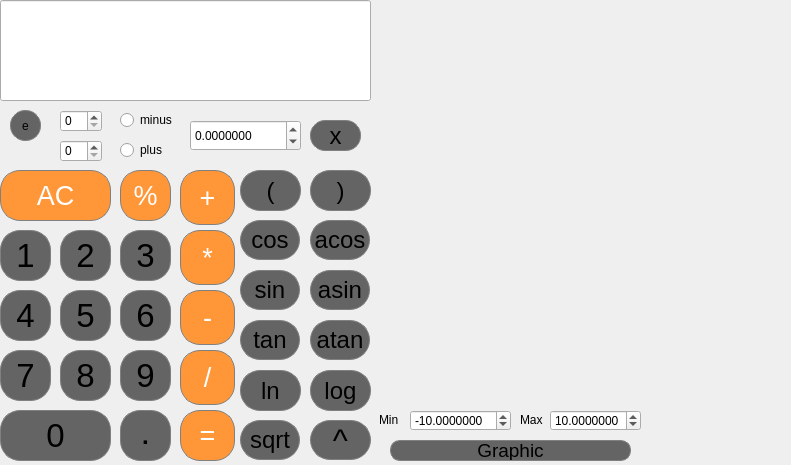
<?xml version="1.0" encoding="UTF-8"?>
<ui version="4.0">
 <class>MainWindow</class>
 <widget class="QMainWindow" name="MainWindow">
  <property name="geometry">
   <rect>
    <x>0</x>
    <y>0</y>
    <width>791</width>
    <height>465</height>
   </rect>
  </property>
  <property name="windowTitle">
   <string>MainWindow</string>
  </property>
  <widget class="QWidget" name="centralwidget">
   <widget class="QPushButton" name="ButtonAc">
    <property name="geometry">
     <rect>
      <x>0</x>
      <y>170</y>
      <width>111</width>
      <height>51</height>
     </rect>
    </property>
    <property name="font">
     <font>
      <pointsize>20</pointsize>
     </font>
    </property>
    <property name="styleSheet">
     <string notr="true">QPushButton {
  background-color: rgb(255, 151, 57);
  color: white; 
  border: 1px solid gray;
border-radius: 20px;
}

QPushButton:pressed {
    background-color: qlineargradient(x1: 0, y1: 0, x2: 0, y2: 1,
                                      stop: 0 #FF7832, stop: 1 #FF9739);
border-radius: 20px;
}</string>
    </property>
    <property name="text">
     <string>AC</string>
    </property>
   </widget>
   <widget class="QPushButton" name="ButtonMod">
    <property name="geometry">
     <rect>
      <x>120</x>
      <y>170</y>
      <width>51</width>
      <height>51</height>
     </rect>
    </property>
    <property name="font">
     <font>
      <pointsize>20</pointsize>
     </font>
    </property>
    <property name="styleSheet">
     <string notr="true">QPushButton {
  background-color: rgb(255, 151, 57);
  color: white; 
  border: 1px solid gray;
border-radius: 20px;
}

QPushButton:pressed {
    background-color: qlineargradient(x1: 0, y1: 0, x2: 0, y2: 1,
                                      stop: 0 #FF7832, stop: 1 #FF9739);
border-radius: 20px;
}</string>
    </property>
    <property name="text">
     <string>%</string>
    </property>
   </widget>
   <widget class="QPushButton" name="ButtonPlus">
    <property name="geometry">
     <rect>
      <x>180</x>
      <y>170</y>
      <width>55</width>
      <height>55</height>
     </rect>
    </property>
    <property name="font">
     <font>
      <pointsize>20</pointsize>
     </font>
    </property>
    <property name="styleSheet">
     <string notr="true">QPushButton {
  background-color: rgb(255, 151, 57);
  color: white; 
  border: 1px solid gray;
border-radius: 20px;
}

QPushButton:pressed {
    background-color: qlineargradient(x1: 0, y1: 0, x2: 0, y2: 1,
                                      stop: 0 #FF7832, stop: 1 #FF9739);
border-radius: 20px;
}</string>
    </property>
    <property name="text">
     <string>+</string>
    </property>
   </widget>
   <widget class="QPushButton" name="ButtonMult">
    <property name="geometry">
     <rect>
      <x>180</x>
      <y>230</y>
      <width>55</width>
      <height>55</height>
     </rect>
    </property>
    <property name="font">
     <font>
      <pointsize>20</pointsize>
     </font>
    </property>
    <property name="styleSheet">
     <string notr="true">QPushButton {
  background-color: rgb(255, 151, 57);
  color: white; 
  border: 1px solid gray;
border-radius: 20px;
}

QPushButton:pressed {
    background-color: qlineargradient(x1: 0, y1: 0, x2: 0, y2: 1,
                                      stop: 0 #FF7832, stop: 1 #FF9739);
border-radius: 20px;
}</string>
    </property>
    <property name="text">
     <string>*</string>
    </property>
   </widget>
   <widget class="QPushButton" name="ButtonMinus">
    <property name="geometry">
     <rect>
      <x>180</x>
      <y>290</y>
      <width>55</width>
      <height>55</height>
     </rect>
    </property>
    <property name="font">
     <font>
      <pointsize>20</pointsize>
     </font>
    </property>
    <property name="styleSheet">
     <string notr="true">QPushButton {
  background-color: rgb(255, 151, 57);
  color: white; 
  border: 1px solid gray;
border-radius: 20px;
}

QPushButton:pressed {
    background-color: qlineargradient(x1: 0, y1: 0, x2: 0, y2: 1,
                                      stop: 0 #FF7832, stop: 1 #FF9739);
border-radius: 20px;
}</string>
    </property>
    <property name="text">
     <string>-</string>
    </property>
   </widget>
   <widget class="QPushButton" name="ButtonDiv">
    <property name="geometry">
     <rect>
      <x>180</x>
      <y>350</y>
      <width>55</width>
      <height>55</height>
     </rect>
    </property>
    <property name="font">
     <font>
      <pointsize>20</pointsize>
     </font>
    </property>
    <property name="styleSheet">
     <string notr="true">QPushButton {
  background-color: rgb(255, 151, 57);
  color: white; 
  border: 1px solid gray;
border-radius: 20px;
}

QPushButton:pressed {
    background-color: qlineargradient(x1: 0, y1: 0, x2: 0, y2: 1,
                                      stop: 0 #FF7832, stop: 1 #FF9739);
border-radius: 20px;
}</string>
    </property>
    <property name="text">
     <string>/</string>
    </property>
   </widget>
   <widget class="QPushButton" name="PushButtonEq">
    <property name="geometry">
     <rect>
      <x>180</x>
      <y>410</y>
      <width>55</width>
      <height>51</height>
     </rect>
    </property>
    <property name="font">
     <font>
      <pointsize>20</pointsize>
     </font>
    </property>
    <property name="styleSheet">
     <string notr="true">QPushButton {
  background-color: rgb(255, 151, 57);
  color: white; 
  border: 1px solid gray;
border-radius: 20px;
}

QPushButton:pressed {
    background-color: qlineargradient(x1: 0, y1: 0, x2: 0, y2: 1,
                                      stop: 0 #FF7832, stop: 1 #FF9739);
border-radius: 20px;
}</string>
    </property>
    <property name="text">
     <string>=</string>
    </property>
   </widget>
   <widget class="QPushButton" name="ButtonCos">
    <property name="geometry">
     <rect>
      <x>240</x>
      <y>220</y>
      <width>60</width>
      <height>40</height>
     </rect>
    </property>
    <property name="font">
     <font>
      <pointsize>18</pointsize>
     </font>
    </property>
    <property name="styleSheet">
     <string notr="true">QPushButton {
  background-color: rgb(100, 100, 100);
  border: 1px solid gray;
border-radius: 20px;
}
QPushButton:pressed {
    background-color: qlineargradient(x1: 0, y1: 0, x2: 0, y2: 1,
                                      stop: 0 #BEBEBE, stop: 1 #D7D7D7);
border-radius: 20px;
}</string>
    </property>
    <property name="text">
     <string>cos</string>
    </property>
   </widget>
   <widget class="QPushButton" name="ButtonSqrt">
    <property name="geometry">
     <rect>
      <x>240</x>
      <y>420</y>
      <width>60</width>
      <height>40</height>
     </rect>
    </property>
    <property name="font">
     <font>
      <pointsize>18</pointsize>
     </font>
    </property>
    <property name="styleSheet">
     <string notr="true">QPushButton {
  background-color: rgb(100, 100, 100);
  border: 1px solid gray;
border-radius: 20px;
}
QPushButton:pressed {
    background-color: qlineargradient(x1: 0, y1: 0, x2: 0, y2: 1,
                                      stop: 0 #BEBEBE, stop: 1 #D7D7D7);
border-radius: 20px;
}</string>
    </property>
    <property name="text">
     <string>sqrt</string>
    </property>
   </widget>
   <widget class="QPushButton" name="ButtonSin">
    <property name="geometry">
     <rect>
      <x>240</x>
      <y>270</y>
      <width>60</width>
      <height>40</height>
     </rect>
    </property>
    <property name="font">
     <font>
      <pointsize>18</pointsize>
     </font>
    </property>
    <property name="styleSheet">
     <string notr="true">QPushButton {
  background-color: rgb(100, 100, 100);
  border: 1px solid gray;
border-radius: 20px;
}
QPushButton:pressed {
    background-color: qlineargradient(x1: 0, y1: 0, x2: 0, y2: 1,
                                      stop: 0 #BEBEBE, stop: 1 #D7D7D7);
border-radius: 20px;
}</string>
    </property>
    <property name="text">
     <string>sin</string>
    </property>
   </widget>
   <widget class="QPushButton" name="ButtonLn">
    <property name="geometry">
     <rect>
      <x>240</x>
      <y>370</y>
      <width>61</width>
      <height>41</height>
     </rect>
    </property>
    <property name="font">
     <font>
      <pointsize>18</pointsize>
     </font>
    </property>
    <property name="styleSheet">
     <string notr="true">QPushButton {
  background-color: rgb(100, 100, 100);
  border: 1px solid gray;
border-radius: 20px;
}
QPushButton:pressed {
    background-color: qlineargradient(x1: 0, y1: 0, x2: 0, y2: 1,
                                      stop: 0 #BEBEBE, stop: 1 #D7D7D7);
border-radius: 20px;
}</string>
    </property>
    <property name="text">
     <string>ln</string>
    </property>
   </widget>
   <widget class="QPushButton" name="ButtonTan">
    <property name="geometry">
     <rect>
      <x>240</x>
      <y>320</y>
      <width>60</width>
      <height>40</height>
     </rect>
    </property>
    <property name="font">
     <font>
      <pointsize>18</pointsize>
     </font>
    </property>
    <property name="styleSheet">
     <string notr="true">QPushButton {
  background-color: rgb(100, 100, 100);
  border: 1px solid gray;
border-radius: 20px;
}
QPushButton:pressed {
    background-color: qlineargradient(x1: 0, y1: 0, x2: 0, y2: 1,
                                      stop: 0 #BEBEBE, stop: 1 #D7D7D7);
border-radius: 20px;
}</string>
    </property>
    <property name="text">
     <string>tan</string>
    </property>
   </widget>
   <widget class="QPushButton" name="ButtonAcos">
    <property name="geometry">
     <rect>
      <x>310</x>
      <y>220</y>
      <width>60</width>
      <height>40</height>
     </rect>
    </property>
    <property name="font">
     <font>
      <pointsize>18</pointsize>
     </font>
    </property>
    <property name="styleSheet">
     <string notr="true">QPushButton {
  background-color: rgb(100, 100, 100);
  border: 1px solid gray;
border-radius: 20px;
}
QPushButton:pressed {
    background-color: qlineargradient(x1: 0, y1: 0, x2: 0, y2: 1,
                                      stop: 0 #BEBEBE, stop: 1 #D7D7D7);
border-radius: 20px;
}</string>
    </property>
    <property name="text">
     <string>acos</string>
    </property>
   </widget>
   <widget class="QPushButton" name="ButtonLog">
    <property name="geometry">
     <rect>
      <x>310</x>
      <y>370</y>
      <width>61</width>
      <height>41</height>
     </rect>
    </property>
    <property name="font">
     <font>
      <pointsize>18</pointsize>
     </font>
    </property>
    <property name="styleSheet">
     <string notr="true">QPushButton {
  background-color: rgb(100, 100, 100);
  border: 1px solid gray;
border-radius: 20px;
}
QPushButton:pressed {
    background-color: qlineargradient(x1: 0, y1: 0, x2: 0, y2: 1,
                                      stop: 0 #BEBEBE, stop: 1 #D7D7D7);
border-radius: 20px;
}</string>
    </property>
    <property name="text">
     <string>log</string>
    </property>
   </widget>
   <widget class="QPushButton" name="ButtonAsin">
    <property name="geometry">
     <rect>
      <x>310</x>
      <y>270</y>
      <width>60</width>
      <height>40</height>
     </rect>
    </property>
    <property name="font">
     <font>
      <pointsize>18</pointsize>
     </font>
    </property>
    <property name="styleSheet">
     <string notr="true">QPushButton {
  background-color: rgb(100, 100, 100);
  border: 1px solid gray;
border-radius: 20px;
}
QPushButton:pressed {
    background-color: qlineargradient(x1: 0, y1: 0, x2: 0, y2: 1,
                                      stop: 0 #BEBEBE, stop: 1 #D7D7D7);
border-radius: 20px;
}</string>
    </property>
    <property name="text">
     <string>asin</string>
    </property>
   </widget>
   <widget class="QPushButton" name="ButtonMulX">
    <property name="geometry">
     <rect>
      <x>310</x>
      <y>420</y>
      <width>61</width>
      <height>40</height>
     </rect>
    </property>
    <property name="font">
     <font>
      <pointsize>24</pointsize>
     </font>
    </property>
    <property name="styleSheet">
     <string notr="true">QPushButton {
  background-color: rgb(100, 100, 100);
  border: 1px solid gray;
border-radius: 20px;
}
QPushButton:pressed {
    background-color: qlineargradient(x1: 0, y1: 0, x2: 0, y2: 1,
                                      stop: 0 #BEBEBE, stop: 1 #D7D7D7);
border-radius: 20px;
}</string>
    </property>
    <property name="text">
     <string>^</string>
    </property>
   </widget>
   <widget class="QPushButton" name="ButtonAtan">
    <property name="geometry">
     <rect>
      <x>310</x>
      <y>320</y>
      <width>60</width>
      <height>40</height>
     </rect>
    </property>
    <property name="font">
     <font>
      <pointsize>18</pointsize>
     </font>
    </property>
    <property name="styleSheet">
     <string notr="true">QPushButton {
  background-color: rgb(100, 100, 100);
  border: 1px solid gray;
border-radius: 20px;
}
QPushButton:pressed {
    background-color: qlineargradient(x1: 0, y1: 0, x2: 0, y2: 1,
                                      stop: 0 #BEBEBE, stop: 1 #D7D7D7);
border-radius: 20px;
}</string>
    </property>
    <property name="text">
     <string>atan</string>
    </property>
   </widget>
   <widget class="QPushButton" name="Button0">
    <property name="geometry">
     <rect>
      <x>0</x>
      <y>410</y>
      <width>111</width>
      <height>51</height>
     </rect>
    </property>
    <property name="font">
     <font>
      <pointsize>25</pointsize>
     </font>
    </property>
    <property name="styleSheet">
     <string notr="true">QPushButton {
  background-color: rgb(100, 100, 100);
  border: 1px solid gray;
border-radius: 20px;
}
QPushButton:pressed {
    background-color: qlineargradient(x1: 0, y1: 0, x2: 0, y2: 1,
                                      stop: 0 #BEBEBE, stop: 1 #D7D7D7);
border-radius: 20px;
}</string>
    </property>
    <property name="text">
     <string>0</string>
    </property>
   </widget>
   <widget class="QPushButton" name="ButtonDot">
    <property name="geometry">
     <rect>
      <x>120</x>
      <y>410</y>
      <width>51</width>
      <height>51</height>
     </rect>
    </property>
    <property name="font">
     <font>
      <pointsize>18</pointsize>
      <bold>true</bold>
     </font>
    </property>
    <property name="styleSheet">
     <string notr="true">QPushButton {
  background-color: rgb(100, 100, 100);
  border: 1px solid gray;
border-radius: 20px;
}
QPushButton:pressed {
    background-color: qlineargradient(x1: 0, y1: 0, x2: 0, y2: 1,
                                      stop: 0 #BEBEBE, stop: 1 #D7D7D7);
border-radius: 20px;
}</string>
    </property>
    <property name="text">
     <string>.</string>
    </property>
   </widget>
   <widget class="QPushButton" name="Button2">
    <property name="geometry">
     <rect>
      <x>60</x>
      <y>230</y>
      <width>51</width>
      <height>51</height>
     </rect>
    </property>
    <property name="font">
     <font>
      <pointsize>25</pointsize>
     </font>
    </property>
    <property name="styleSheet">
     <string notr="true">QPushButton {
  background-color: rgb(100, 100, 100);
  border: 1px solid gray;
border-radius: 20px;
}
QPushButton:pressed {
    background-color: qlineargradient(x1: 0, y1: 0, x2: 0, y2: 1,
                                      stop: 0 #BEBEBE, stop: 1 #D7D7D7);
border-radius: 20px;
}</string>
    </property>
    <property name="text">
     <string>2</string>
    </property>
   </widget>
   <widget class="QPushButton" name="Button7">
    <property name="geometry">
     <rect>
      <x>0</x>
      <y>350</y>
      <width>51</width>
      <height>51</height>
     </rect>
    </property>
    <property name="font">
     <font>
      <pointsize>25</pointsize>
     </font>
    </property>
    <property name="styleSheet">
     <string notr="true">QPushButton {
  background-color: rgb(100, 100, 100);
  border: 1px solid gray;
border-radius: 20px;
}
QPushButton:pressed {
    background-color: qlineargradient(x1: 0, y1: 0, x2: 0, y2: 1,
                                      stop: 0 #BEBEBE, stop: 1 #D7D7D7);
border-radius: 20px;
}</string>
    </property>
    <property name="text">
     <string>7</string>
    </property>
   </widget>
   <widget class="QPushButton" name="Button6">
    <property name="geometry">
     <rect>
      <x>120</x>
      <y>290</y>
      <width>51</width>
      <height>51</height>
     </rect>
    </property>
    <property name="font">
     <font>
      <pointsize>25</pointsize>
     </font>
    </property>
    <property name="styleSheet">
     <string notr="true">QPushButton {
  background-color: rgb(100, 100, 100);
  border: 1px solid gray;
border-radius: 20px;
}
QPushButton:pressed {
    background-color: qlineargradient(x1: 0, y1: 0, x2: 0, y2: 1,
                                      stop: 0 #BEBEBE, stop: 1 #D7D7D7);
border-radius: 20px;
}</string>
    </property>
    <property name="text">
     <string>6</string>
    </property>
   </widget>
   <widget class="QPushButton" name="Button5">
    <property name="geometry">
     <rect>
      <x>60</x>
      <y>290</y>
      <width>51</width>
      <height>51</height>
     </rect>
    </property>
    <property name="font">
     <font>
      <pointsize>25</pointsize>
     </font>
    </property>
    <property name="styleSheet">
     <string notr="true">QPushButton {
  background-color: rgb(100, 100, 100);
  border: 1px solid gray;
border-radius: 20px;
}
QPushButton:pressed {
    background-color: qlineargradient(x1: 0, y1: 0, x2: 0, y2: 1,
                                      stop: 0 #BEBEBE, stop: 1 #D7D7D7);
border-radius: 20px;
}</string>
    </property>
    <property name="text">
     <string>5</string>
    </property>
   </widget>
   <widget class="QPushButton" name="Button8">
    <property name="geometry">
     <rect>
      <x>60</x>
      <y>350</y>
      <width>51</width>
      <height>51</height>
     </rect>
    </property>
    <property name="font">
     <font>
      <pointsize>25</pointsize>
     </font>
    </property>
    <property name="styleSheet">
     <string notr="true">QPushButton {
  background-color: rgb(100, 100, 100);
  border: 1px solid gray;
border-radius: 20px;
}
QPushButton:pressed {
    background-color: qlineargradient(x1: 0, y1: 0, x2: 0, y2: 1,
                                      stop: 0 #BEBEBE, stop: 1 #D7D7D7);
border-radius: 20px;
}</string>
    </property>
    <property name="text">
     <string>8</string>
    </property>
   </widget>
   <widget class="QPushButton" name="Button4">
    <property name="geometry">
     <rect>
      <x>0</x>
      <y>290</y>
      <width>51</width>
      <height>51</height>
     </rect>
    </property>
    <property name="font">
     <font>
      <pointsize>25</pointsize>
     </font>
    </property>
    <property name="styleSheet">
     <string notr="true">QPushButton {
  background-color: rgb(100, 100, 100);
  border: 1px solid gray;
border-radius: 20px;
}
QPushButton:pressed {
    background-color: qlineargradient(x1: 0, y1: 0, x2: 0, y2: 1,
                                      stop: 0 #BEBEBE, stop: 1 #D7D7D7);
border-radius: 20px;
}</string>
    </property>
    <property name="text">
     <string>4</string>
    </property>
   </widget>
   <widget class="QPushButton" name="Button3">
    <property name="geometry">
     <rect>
      <x>120</x>
      <y>230</y>
      <width>51</width>
      <height>51</height>
     </rect>
    </property>
    <property name="font">
     <font>
      <pointsize>25</pointsize>
     </font>
    </property>
    <property name="styleSheet">
     <string notr="true">QPushButton {
  background-color: rgb(100, 100, 100);
  border: 1px solid gray;
border-radius: 20px;
}
QPushButton:pressed {
    background-color: qlineargradient(x1: 0, y1: 0, x2: 0, y2: 1,
                                      stop: 0 #BEBEBE, stop: 1 #D7D7D7);
border-radius: 20px;
}</string>
    </property>
    <property name="text">
     <string>3</string>
    </property>
   </widget>
   <widget class="QPushButton" name="Button9">
    <property name="geometry">
     <rect>
      <x>120</x>
      <y>350</y>
      <width>51</width>
      <height>51</height>
     </rect>
    </property>
    <property name="font">
     <font>
      <pointsize>25</pointsize>
     </font>
    </property>
    <property name="styleSheet">
     <string notr="true">QPushButton {
  background-color: rgb(100, 100, 100);
  border: 1px solid gray;
border-radius: 20px;
}
QPushButton:pressed {
    background-color: qlineargradient(x1: 0, y1: 0, x2: 0, y2: 1,
                                      stop: 0 #BEBEBE, stop: 1 #D7D7D7);
border-radius: 20px;
}</string>
    </property>
    <property name="text">
     <string>9</string>
    </property>
   </widget>
   <widget class="QPushButton" name="Button1">
    <property name="geometry">
     <rect>
      <x>0</x>
      <y>230</y>
      <width>51</width>
      <height>51</height>
     </rect>
    </property>
    <property name="font">
     <font>
      <pointsize>25</pointsize>
     </font>
    </property>
    <property name="styleSheet">
     <string notr="true">QPushButton {
  background-color: rgb(100, 100, 100);
  border: 1px solid gray;
border-radius: 20px;
}
QPushButton:pressed {
    background-color: qlineargradient(x1: 0, y1: 0, x2: 0, y2: 1,
                                      stop: 0 #BEBEBE, stop: 1 #D7D7D7);
border-radius: 20px;
}</string>
    </property>
    <property name="text">
     <string>1</string>
    </property>
   </widget>
   <widget class="QPushButton" name="ButtonX">
    <property name="geometry">
     <rect>
      <x>310</x>
      <y>120</y>
      <width>51</width>
      <height>31</height>
     </rect>
    </property>
    <property name="font">
     <font>
      <pointsize>18</pointsize>
     </font>
    </property>
    <property name="styleSheet">
     <string notr="true">QPushButton {
  background-color: rgb(100, 100, 100);
  border: 1px solid gray;
border-radius: 15px;
}
QPushButton:pressed {
    background-color: qlineargradient(x1: 0, y1: 0, x2: 0, y2: 1,
                                      stop: 0 #BEBEBE, stop: 1 #D7D7D7);
border-radius: 15px;
}</string>
    </property>
    <property name="text">
     <string>x</string>
    </property>
   </widget>
   <widget class="QPushButton" name="ButtonBreacketsL">
    <property name="geometry">
     <rect>
      <x>240</x>
      <y>170</y>
      <width>61</width>
      <height>41</height>
     </rect>
    </property>
    <property name="font">
     <font>
      <pointsize>18</pointsize>
      <bold>false</bold>
     </font>
    </property>
    <property name="styleSheet">
     <string notr="true">QPushButton {
  background-color: rgb(100, 100, 100);
  border: 1px solid gray;
border-radius: 20px;
}
QPushButton:pressed {
    background-color: qlineargradient(x1: 0, y1: 0, x2: 0, y2: 1,
                                      stop: 0 #BEBEBE, stop: 1 #D7D7D7);
border-radius:20px;
}</string>
    </property>
    <property name="text">
     <string>(</string>
    </property>
   </widget>
   <widget class="QPushButton" name="ButtonBreacketsR">
    <property name="geometry">
     <rect>
      <x>310</x>
      <y>170</y>
      <width>61</width>
      <height>41</height>
     </rect>
    </property>
    <property name="font">
     <font>
      <pointsize>18</pointsize>
      <bold>false</bold>
     </font>
    </property>
    <property name="styleSheet">
     <string notr="true">QPushButton {
  background-color: rgb(100, 100, 100);
  border: 1px solid gray;
border-radius: 20px;
}
QPushButton:pressed {
    background-color: qlineargradient(x1: 0, y1: 0, x2: 0, y2: 1,
                                      stop: 0 #BEBEBE, stop: 1 #D7D7D7);
border-radius:20px;
}</string>
    </property>
    <property name="text">
     <string>)</string>
    </property>
   </widget>
   <widget class="QCustomPlot" name="Graph" native="true">
    <property name="geometry">
     <rect>
      <x>380</x>
      <y>0</y>
      <width>401</width>
      <height>381</height>
     </rect>
    </property>
    <property name="styleSheet">
     <string notr="true">border-radius: 20px;</string>
    </property>
   </widget>
   <widget class="QDoubleSpinBox" name="GraphX">
    <property name="geometry">
     <rect>
      <x>410</x>
      <y>410</y>
      <width>101</width>
      <height>21</height>
     </rect>
    </property>
    <property name="decimals">
     <number>7</number>
    </property>
    <property name="minimum">
     <double>-1000000.000000000000000</double>
    </property>
    <property name="maximum">
     <double>1000000.000000000000000</double>
    </property>
    <property name="value">
     <double>-10.000000000000000</double>
    </property>
   </widget>
   <widget class="QDoubleSpinBox" name="GraphY">
    <property name="geometry">
     <rect>
      <x>550</x>
      <y>410</y>
      <width>91</width>
      <height>21</height>
     </rect>
    </property>
    <property name="decimals">
     <number>7</number>
    </property>
    <property name="minimum">
     <double>-1000000.000000000000000</double>
    </property>
    <property name="maximum">
     <double>1000000.000000000000000</double>
    </property>
    <property name="value">
     <double>10.000000000000000</double>
    </property>
   </widget>
   <widget class="QLabel" name="label">
    <property name="geometry">
     <rect>
      <x>520</x>
      <y>410</y>
      <width>31</width>
      <height>20</height>
     </rect>
    </property>
    <property name="text">
     <string>Max</string>
    </property>
   </widget>
   <widget class="QLabel" name="label_2">
    <property name="geometry">
     <rect>
      <x>379</x>
      <y>410</y>
      <width>31</width>
      <height>20</height>
     </rect>
    </property>
    <property name="text">
     <string>Min</string>
    </property>
   </widget>
   <widget class="QPushButton" name="OnGraphicDoClicked">
    <property name="geometry">
     <rect>
      <x>390</x>
      <y>440</y>
      <width>241</width>
      <height>21</height>
     </rect>
    </property>
    <property name="font">
     <font>
      <pointsize>14</pointsize>
     </font>
    </property>
    <property name="styleSheet">
     <string notr="true">QPushButton {
  background-color: rgb(100, 100, 100);
  border: 1px solid gray;
border-radius: 10px;
}
QPushButton:pressed {
    background-color: qlineargradient(x1: 0, y1: 0, x2: 0, y2: 1,
                                      stop: 0 #BEBEBE, stop: 1 #D7D7D7);
border-radius: 10px;
}</string>
    </property>
    <property name="text">
     <string>Graphic</string>
    </property>
   </widget>
   <widget class="QDoubleSpinBox" name="DoubleSpinBoxX">
    <property name="geometry">
     <rect>
      <x>190</x>
      <y>120</y>
      <width>111</width>
      <height>31</height>
     </rect>
    </property>
    <property name="decimals">
     <number>7</number>
    </property>
    <property name="minimum">
     <double>-1000000.000000000000000</double>
    </property>
    <property name="maximum">
     <double>1000000.000000000000000</double>
    </property>
   </widget>
   <widget class="QLineEdit" name="ResultWindow">
    <property name="geometry">
     <rect>
      <x>0</x>
      <y>0</y>
      <width>371</width>
      <height>101</height>
     </rect>
    </property>
    <property name="font">
     <font>
      <pointsize>18</pointsize>
     </font>
    </property>
    <property name="readOnly">
     <bool>true</bool>
    </property>
   </widget>
   <widget class="QPushButton" name="ButtonE">
    <property name="geometry">
     <rect>
      <x>10</x>
      <y>110</y>
      <width>31</width>
      <height>31</height>
     </rect>
    </property>
    <property name="styleSheet">
     <string notr="true">QPushButton {
  background-color: rgb(100, 100, 100);
  border: 1px solid gray;
border-radius: 15px;
}
QPushButton:pressed {
    background-color: qlineargradient(x1: 0, y1: 0, x2: 0, y2: 1,
                                      stop: 0 #BEBEBE, stop: 1 #D7D7D7);
border-radius: 15px;
}</string>
    </property>
    <property name="text">
     <string>e</string>
    </property>
   </widget>
   <widget class="QRadioButton" name="RadioButtonPlus">
    <property name="geometry">
     <rect>
      <x>120</x>
      <y>140</y>
      <width>51</width>
      <height>20</height>
     </rect>
    </property>
    <property name="text">
     <string>plus</string>
    </property>
   </widget>
   <widget class="QRadioButton" name="RadioButtonMinus">
    <property name="geometry">
     <rect>
      <x>120</x>
      <y>110</y>
      <width>61</width>
      <height>20</height>
     </rect>
    </property>
    <property name="text">
     <string>minus</string>
    </property>
   </widget>
   <widget class="QSpinBox" name="DoubleSpinBoxNumber">
    <property name="geometry">
     <rect>
      <x>60</x>
      <y>110</y>
      <width>42</width>
      <height>22</height>
     </rect>
    </property>
   </widget>
   <widget class="QSpinBox" name="DoubleSpinBoxDegree">
    <property name="geometry">
     <rect>
      <x>60</x>
      <y>140</y>
      <width>42</width>
      <height>22</height>
     </rect>
    </property>
   </widget>
  </widget>
 </widget>
 <customwidgets>
  <customwidget>
   <class>QCustomPlot</class>
   <extends>QWidget</extends>
   <header location="global">qcustomplot.h</header>
   <container>1</container>
  </customwidget>
 </customwidgets>
 <resources/>
 <connections/>
</ui>
